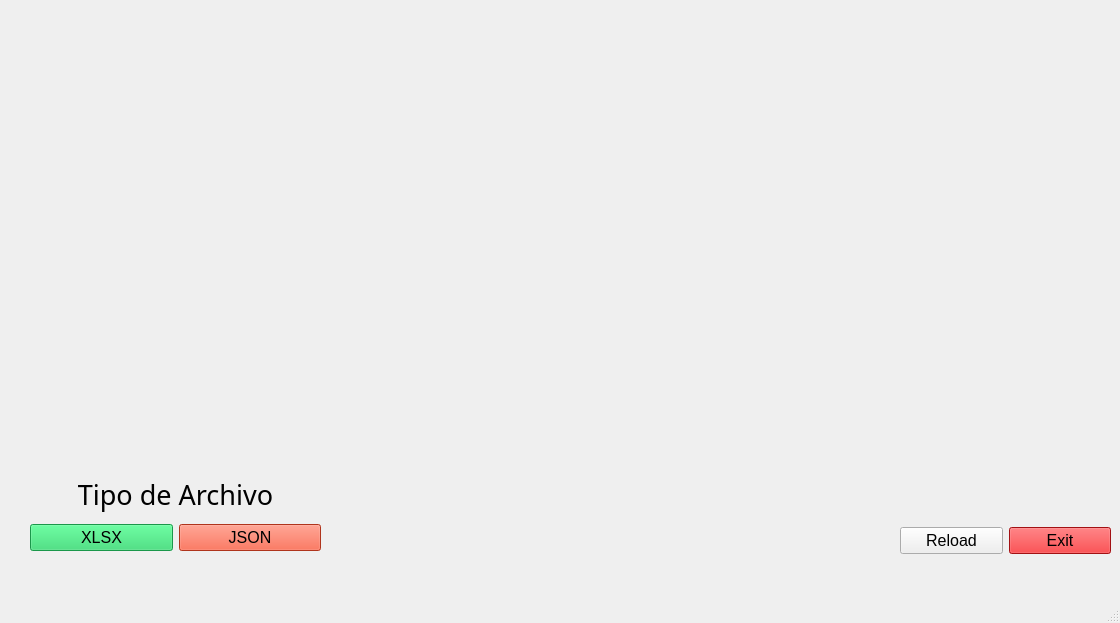
<?xml version="1.0" encoding="UTF-8"?>
<ui version="4.0">
 <class>MainWindow</class>
 <widget class="QMainWindow" name="MainWindow">
  <property name="geometry">
   <rect>
    <x>0</x>
    <y>0</y>
    <width>1120</width>
    <height>623</height>
   </rect>
  </property>
  <property name="windowTitle">
   <string>MainWindow</string>
  </property>
  <widget class="QWidget" name="centralwidget">
   <widget class="QWidget" name="verticalLayoutWidget">
    <property name="geometry">
     <rect>
      <x>30</x>
      <y>470</y>
      <width>291</width>
      <height>81</height>
     </rect>
    </property>
    <layout class="QVBoxLayout" name="verticalLayout">
     <item>
      <widget class="QLabel" name="HeaderLabel">
       <property name="font">
        <font>
         <family>MS PGothic</family>
         <pointsize>20</pointsize>
        </font>
       </property>
       <property name="layoutDirection">
        <enum>Qt::LayoutDirection::LeftToRight</enum>
       </property>
       <property name="text">
        <string>Tipo de Archivo</string>
       </property>
       <property name="alignment">
        <set>Qt::AlignmentFlag::AlignCenter</set>
       </property>
      </widget>
     </item>
     <item>
      <layout class="QHBoxLayout" name="horizontalLayout">
       <item>
        <widget class="QPushButton" name="btn_excel">
         <property name="font">
          <font>
           <family>Leelawadee UI</family>
           <pointsize>12</pointsize>
          </font>
         </property>
         <property name="styleSheet">
          <string notr="true">QPushButton {
    background-color: #24d467;
}

QPushButton:pressed {
    background-color: white;
    color: #24d467;
}</string>
         </property>
         <property name="text">
          <string>XLSX</string>
         </property>
        </widget>
       </item>
       <item>
        <widget class="QPushButton" name="btn_json">
         <property name="font">
          <font>
           <family>Leelawadee UI</family>
           <pointsize>12</pointsize>
          </font>
         </property>
         <property name="styleSheet">
          <string notr="true">QPushButton {
    background-color: #F54927;
}

QPushButton:pressed {
    background-color: white;
    color: #F54927;
}</string>
         </property>
         <property name="text">
          <string>JSON</string>
         </property>
        </widget>
       </item>
      </layout>
     </item>
    </layout>
   </widget>
   <widget class="QWidget" name="widget_data" native="true">
    <property name="geometry">
     <rect>
      <x>-10</x>
      <y>0</y>
      <width>1121</width>
      <height>461</height>
     </rect>
    </property>
    <widget class="QWidget" name="charge_box" native="true">
     <property name="geometry">
      <rect>
       <x>920</x>
       <y>390</y>
       <width>201</width>
       <height>71</height>
      </rect>
     </property>
    </widget>
   </widget>
   <widget class="QWidget" name="horizontalLayoutWidget">
    <property name="geometry">
     <rect>
      <x>900</x>
      <y>520</y>
      <width>211</width>
      <height>41</height>
     </rect>
    </property>
    <layout class="QHBoxLayout" name="horizontalLayout_2">
     <item>
      <widget class="QPushButton" name="btn_reload">
       <property name="font">
        <font>
         <family>Leelawadee UI</family>
         <pointsize>12</pointsize>
        </font>
       </property>
       <property name="text">
        <string>Reload</string>
       </property>
      </widget>
     </item>
     <item>
      <widget class="QPushButton" name="btn_exit">
       <property name="font">
        <font>
         <family>Leelawadee UI</family>
         <pointsize>12</pointsize>
        </font>
       </property>
       <property name="styleSheet">
        <string notr="true">QPushButton {
    background-color: #e3171a;
}

QPushButton:pressed {
    background-color: white;
    color: #e3171a;
}</string>
       </property>
       <property name="text">
        <string>Exit</string>
       </property>
      </widget>
     </item>
    </layout>
   </widget>
  </widget>
  <widget class="QMenuBar" name="menubar">
   <property name="geometry">
    <rect>
     <x>0</x>
     <y>0</y>
     <width>1120</width>
     <height>33</height>
    </rect>
   </property>
  </widget>
  <widget class="QStatusBar" name="statusbar"/>
 </widget>
 <resources/>
 <connections/>
</ui>
